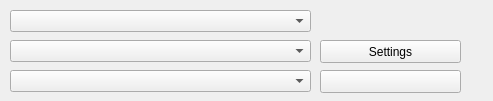
<?xml version="1.0" encoding="UTF-8"?>
<ui version="4.0">
 <class>videoSetting</class>
 <widget class="QWidget" name="videoSetting">
  <property name="geometry">
   <rect>
    <x>0</x>
    <y>0</y>
    <width>493</width>
    <height>101</height>
   </rect>
  </property>
  <property name="sizePolicy">
   <sizepolicy hsizetype="Fixed" vsizetype="Fixed">
    <horstretch>0</horstretch>
    <verstretch>0</verstretch>
   </sizepolicy>
  </property>
  <widget class="QComboBox" name="cbVideoCapture">
   <property name="geometry">
    <rect>
     <x>10</x>
     <y>10</y>
     <width>301</width>
     <height>22</height>
    </rect>
   </property>
   <property name="sizePolicy">
    <sizepolicy hsizetype="Expanding" vsizetype="Fixed">
     <horstretch>255</horstretch>
     <verstretch>0</verstretch>
    </sizepolicy>
   </property>
  </widget>
  <widget class="QComboBox" name="cbAudioPlayback">
   <property name="geometry">
    <rect>
     <x>10</x>
     <y>40</y>
     <width>301</width>
     <height>22</height>
    </rect>
   </property>
   <property name="sizePolicy">
    <sizepolicy hsizetype="Expanding" vsizetype="Fixed">
     <horstretch>255</horstretch>
     <verstretch>0</verstretch>
    </sizepolicy>
   </property>
  </widget>
  <widget class="QComboBox" name="cbAudioCapture">
   <property name="geometry">
    <rect>
     <x>10</x>
     <y>70</y>
     <width>301</width>
     <height>22</height>
    </rect>
   </property>
   <property name="sizePolicy">
    <sizepolicy hsizetype="Expanding" vsizetype="Fixed">
     <horstretch>255</horstretch>
     <verstretch>0</verstretch>
    </sizepolicy>
   </property>
  </widget>
  <widget class="QPushButton" name="btnAudioPlaybackSet">
   <property name="geometry">
    <rect>
     <x>320</x>
     <y>40</y>
     <width>141</width>
     <height>23</height>
    </rect>
   </property>
   <property name="text">
    <string>Settings</string>
   </property>
  </widget>
  <widget class="QPushButton" name="btnAudioCaptureSet">
   <property name="geometry">
    <rect>
     <x>320</x>
     <y>70</y>
     <width>141</width>
     <height>23</height>
    </rect>
   </property>
  </widget>
 </widget>
 <resources/>
 <connections/>
</ui>
